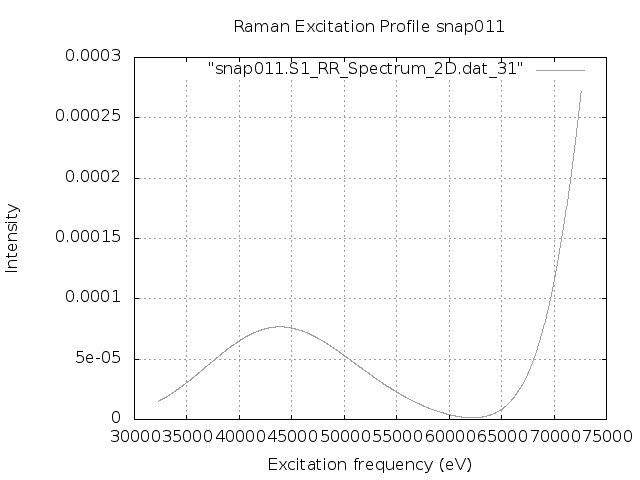

Here is the gnuplot script that generated this plot:
set terminal png
set output "snap011.S1.REP_frozen.png"
set xlabel 'Excitation frequency (eV)'
set ylabel 'Intensity'
set title "Raman Excitation Profile snap011"
set grid
set autoscale
plot "snap011.S1_RR_Spectrum_2D.dat_31" with lines lc "blue"
exit
